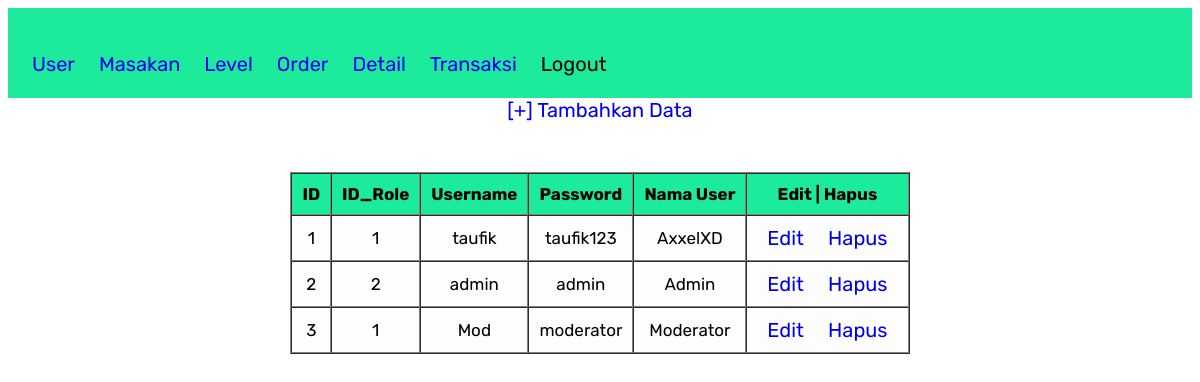
Page /LihatUser.php on the committed database.
### tables this page shows
CREATE TABLE `user` (
  `id` int(11) NOT NULL,
  `id_role` int(11) NOT NULL,
  `username` varchar(50) NOT NULL,
  `password` varchar(100) NOT NULL,
  `nama_user` varchar(50) NOT NULL
);

### LihatUser.php (the view, shortened to what this page needs)
<!DOCTYPE html>
<html lang="en">
<head>
    <link rel="stylesheet" type="text/css" href="myStyle1.css">
</head>
<?php
    include 'connection.php';
    $sql = "SELECT * FROM user";
    $data = mysqli_query($conn , $sql);
    ?>
<body>
    <div class="nav">
        <ul>
            <li><a href="LihatUser.php">User </a></li>
            <li><a href="ListMasakan.php">Masakan </a></li>
            <li><a href="LihatLevel.php">Level </a></li>
            <li><a href="orderMasakan.php">Order </a></li>
            <li><a href="#">Detail </a></li>
            <li><a href="tampil_transaksi.php">Transaksi </a></li>
            <li><a href="logout.php" method="post" class="logout">Logout </a></li>
        </ul>
    </div>
    <center>
        <a href="simpan.php">[+] Tambahkan Data</a>
        <table border="1" cellspacing="0" cellpadding="10px">
            <thead>
                <tr>
                    <th>ID</th>
                    <th>ID_Role</th>
                    <th>Username</th>
                    <th>Password</th>
                    <th>Nama User</th>
                    <th>Edit | Hapus</th>
                </tr>
            </thead>
            <tbody>
                <?php foreach ($data as $row) : ?>
                <tr>
                    <td><?= $row["id"]; ?></td>
                    <td><?= $row["id_role"]; ?></td>
                    <td><?= $row["username"]; ?></td>
                    <td><?= $row["password"]; ?></td>
                    <td><?= $row["nama_user"]; ?></td>
                    <td>
                        <?php
                        echo "<a href='edit.php?id=$row[id]'>Edit</a>";
                        ?>
                        <a href="hapus.php?id=<?=$row['id']; ?>" onClick="return confirm ('yakin?');">Hapus</a>
                    </td>
                </tr>
                <?php endforeach; ?>
            </tbody>
        </table>
    </center>
</body>
</html>

### myStyle1.css (style rules this page uses)
body { background-color: #ffffff; font-family: "Rubik", sans-serif; }
a { text-decoration: none; font-size: 20px; font-family: "Rubik", sans-serif; padding: 14px 10px }
th { font-size: 17px; background: rgb(27, 235, 155); color: #000000; }
td { background: rgb(253, 253, 253); color: #000000; font-size: 17px; }
ul { padding: 14px; }
li { list-style: none; display: inline-flex; }
li a { background: rgb(27, 235, 155); }
.nav { background: rgb(27, 235, 155); height: 90px; text-align: left; width: 100%; display: flex; }
.logout { border: none; font-size: 20px; background: rgb(27, 235, 155); color: rgb(0, 0, 0); }
table { text-align: center; margin-top: 50px; }

### rows in the picture
user: id "1", id_role "1", username "taufik", password "taufik123", nama_user "AxxelXD"
user: id "2", id_role "2", username "admin", password "admin", nama_user "Admin"
user: id "3", id_role "1", username "Mod", password "moderator", nama_user "Moderator"
